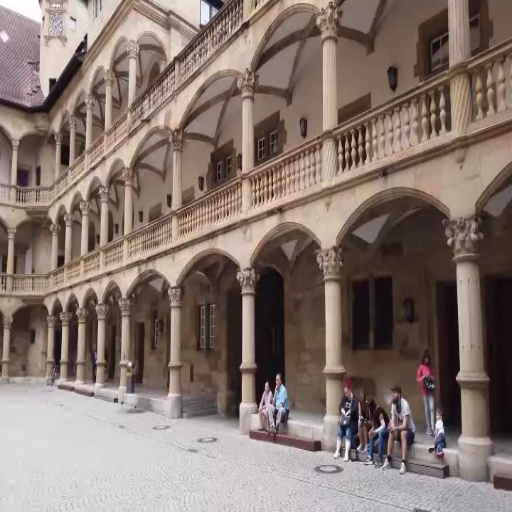
#> input picture dataset/image33.jpg, 512 x 512 px
$ python stitching3.py
#> lines starting #> are read from the running program, lines starting #| are printed output that depends on the picture
import cv2
import numpy as np
import matplotlib.pyplot as plt

# Load images
img1 = cv2.imread("dataset/image33.jpg")
#> img1 is the input picture: shape (512, 512, 3); mean B, G, R 109.9, 117.8, 133.6
img2 = cv2.imread("dataset/image44.jpg")
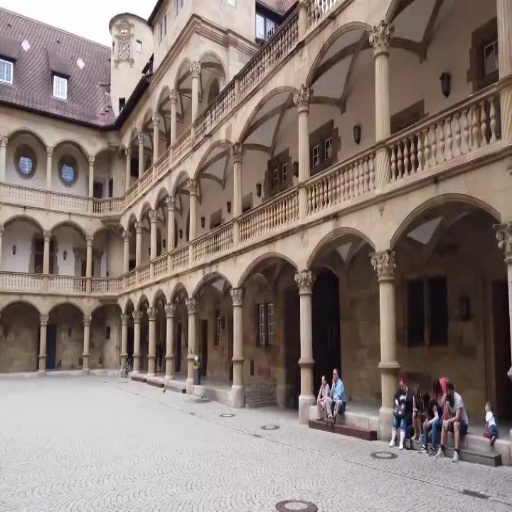
#> input picture dataset/image44.jpg, 512 x 512 px
#> img2 is the input picture: shape (512, 512, 3); mean B, G, R 114.7, 121.2, 135.5

# Convert to grayscale
gray1 = cv2.cvtColor(img1, cv2.COLOR_BGR2GRAY)
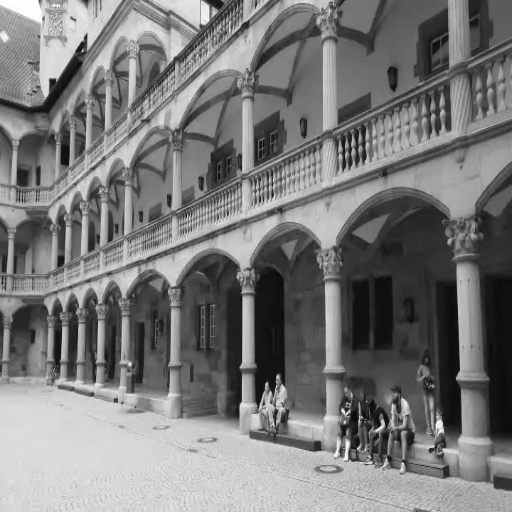
#> gray1: shape (512, 512); min 5, max 255, mean 121.6
gray2 = cv2.cvtColor(img2, cv2.COLOR_BGR2GRAY)
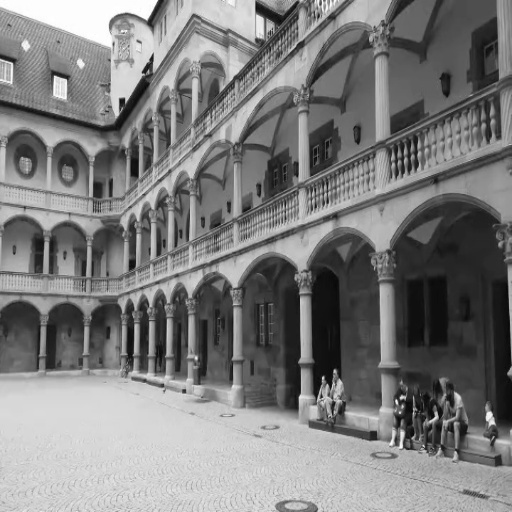
#> gray2: shape (512, 512); min 4, max 255, mean 124.7

# Create SIFT detector
sift = cv2.SIFT_create()

# Detect keypoints and descriptors
kp1, des1 = sift.detectAndCompute(gray1, None)
#> kp1 = 2107 keypoints; strongest (x, y, size): (266, 384, 2.4), (343, 410, 2.4), (278, 377, 2.7), (86, 37, 2.6)
kp2, des2 = sift.detectAndCompute(gray2, None)
#> kp2 = 2041 keypoints; strongest (x, y, size): (402, 397, 3), (489, 416, 6.3), (152, 59, 3.1), (122, 101, 4.1)

print("Image1 Keypoints:", len(kp1))
#| Image1 Keypoints: 2107
print("Image2 Keypoints:", len(kp2))
#| Image2 Keypoints: 2041

# ------------------------------
# BF MATCHER + KNN
# ------------------------------

bf = cv2.BFMatcher()

matches = bf.knnMatch(des1, des2, k=2)
#> matches = 2107 matches

# ------------------------------
# RATIO TEST
# ------------------------------

good_matches = []

for m, n in matches:
    if m.distance < 0.8 * n.distance:
        good_matches.append(m)
#> after the loop, good_matches = 896 matches

# ------------------------------
# DRAW MATCHES
# ------------------------------

matched_img = cv2.drawMatches(
    img1, kp1,
    img2, kp2,
    # good_matches[:50],   # show first 50 matches
    good_matches,
    None,
    flags=cv2.DrawMatchesFlags_NOT_DRAW_SINGLE_POINTS
)
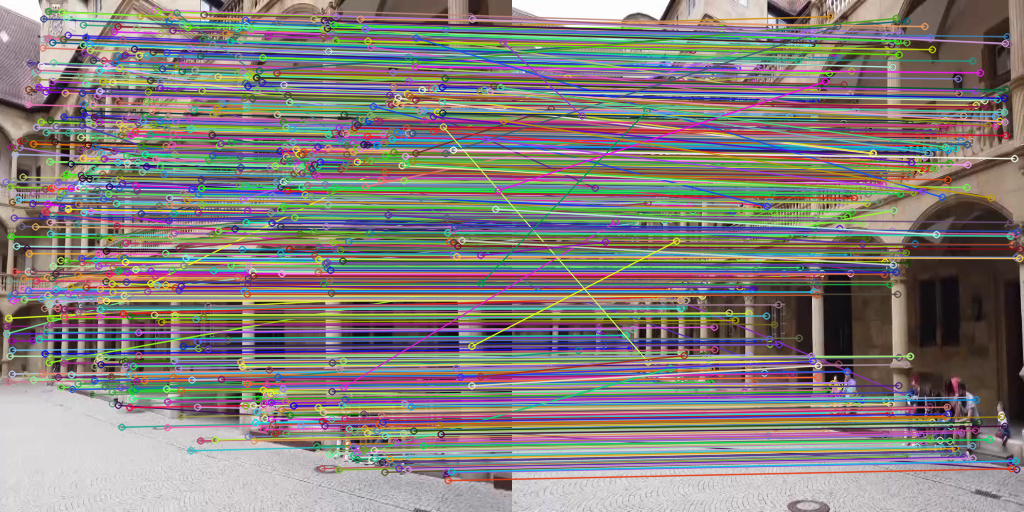
#> matched_img: shape (512, 1024, 3); mean B, G, R 124.7, 127.4, 133.5

plt.figure(figsize=(15,7))
plt.title("Feature Matching")
plt.imshow(cv2.cvtColor(matched_img, cv2.COLOR_BGR2RGB))
plt.axis("off")
plt.show()

print("Total Matches:", len(matches))
#| Total Matches: 2107
print("Good Matches after ratio test:", len(good_matches))
#| Good Matches after ratio test: 896

# -----------------------------------
# HOMOGRAPHY + RANSAC
# -----------------------------------

if len(good_matches) > 10:

    # Extract matched keypoints
    src_pts = np.float32(
        [kp1[m.queryIdx].pt for m in good_matches]
    ).reshape(-1,1,2)
#> src_pts = 896 rows, first 8: [4.91, 181], [5.54, 181.6], [5.75, 325.9], [6.27, 333.4], [6.27, 333.4], [7.86, 381.5], [8.2, 317.8], [8.86, 280.8]

    dst_pts = np.float32(
        [kp2[m.trainIdx].pt for m in good_matches]
    ).reshape(-1,1,2)
#> dst_pts = 896 rows, first 8: [84.05, 194.6], [84.05, 194.6], [85.6, 323.6], [86.3, 329.9], [91.16, 168.7], [88.26, 373.3], [302, 274], [88.01, 282]

    # Compute Homography using RANSAC
    H, mask = cv2.findHomography(src_pts, dst_pts, cv2.RANSAC, 5.0)
#> H = [[0.887, 0.0188, 73.53], [-0.0372, 0.914, 28.18], [-0.000122, 2.89e-05, 1]]; mask = 896 values, max 1 at index 0, min 0 at index 4, mean 0.815
    # Count inliers after RANSAC
    inliers = np.sum(mask)
#> inliers = 730

    print("Matches after RANSAC (inliers):", inliers)
#| Matches after RANSAC (inliers): 730
    print("Outliers removed:", len(good_matches) - inliers)
#| Outliers removed: 166.0

    print("Homography Matrix:\n", H)
#| Homography Matrix:
#|  [[ 8.86561448e-01  1.87952687e-02  7.35317848e+01]
#|  [-3.71974145e-02  9.14240764e-01  2.81812789e+01]
#|  [-1.22238974e-04  2.88613014e-05  1.00000000e+00]]


    #optional

    # Draw only inlier matches
    inlier_matches = [good_matches[i] for i in range(len(mask)) if mask[i]]
#> inlier_matches = 730 matches

    inlier_img = cv2.drawMatches(
        img1, kp1,
        img2, kp2,
        inlier_matches,
        None,
        flags=cv2.DrawMatchesFlags_NOT_DRAW_SINGLE_POINTS
    )
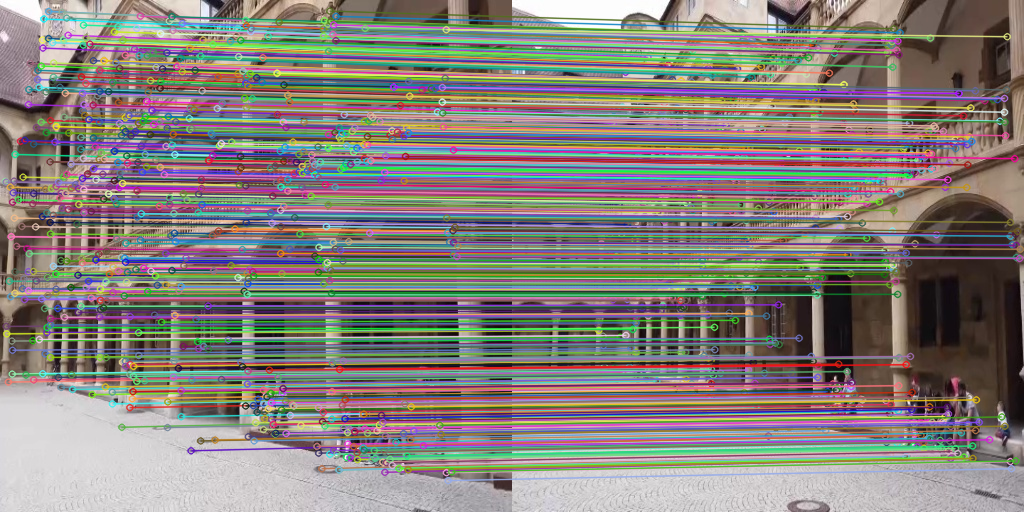
#> inlier_img: shape (512, 1024, 3); mean B, G, R 123.5, 128.1, 134.1

    plt.figure(figsize=(15,7))
    plt.title("Matches After RANSAC (Inliers)")
    plt.imshow(cv2.cvtColor(inlier_img, cv2.COLOR_BGR2RGB))
    plt.axis("off")
    plt.show()


    # -----------------------------------
    # WARP IMAGE (Correct panorama bounds)
    # -----------------------------------

    h1, w1 = img1.shape[:2]
#> h1 = 512; w1 = 512
    h2, w2 = img2.shape[:2]
#> h2 = 512; w2 = 512

    # Get corners of the images
    corners_img1 = np.float32([[0,0],[0,h1],[w1,h1],[w1,0]]).reshape(-1,1,2)
#> corners_img1 = [[0, 0], [0, 512], [512, 512], [512, 0]]
    corners_img2 = np.float32([[0,0],[0,h2],[w2,h2],[w2,0]]).reshape(-1,1,2)
#> corners_img2 = [[0, 0], [0, 512], [512, 512], [512, 0]]

    # Transform img1 corners using homography
    warped_corners_img1 = cv2.perspectiveTransform(corners_img1, H)
#> warped_corners_img1 = [[73.53, 28.18], [81.94, 489], [564, 501.2], [562.7, 9.75]]

    # Combine corners
    all_corners = np.concatenate((warped_corners_img1, corners_img2), axis=0)
#> all_corners = [[73.53, 28.18], [81.94, 489], [564, 501.2], [562.7, 9.75], [0, 0], [0, 512], [512, 512], [512, 0]]

    # Find min and max coordinates
    [xmin, ymin] = np.int32(all_corners.min(axis=0).ravel())
#> xmin = 0; ymin = 0
    [xmax, ymax] = np.int32(all_corners.max(axis=0).ravel())
#> xmax = 564; ymax = 512

    # Translation to avoid negative coordinates
    translation = [-xmin, -ymin]
#> translation = [0, 0]

    # Translation matrix
    T = np.array([
        [1,0,translation[0]],
        [0,1,translation[1]],
        [0,0,1]
    ])
#> T = [[1, 0, 0], [0, 1, 0], [0, 0, 1]]

    # Warp image1
    result = cv2.warpPerspective(img1, T @ H, (xmax-xmin, ymax-ymin))
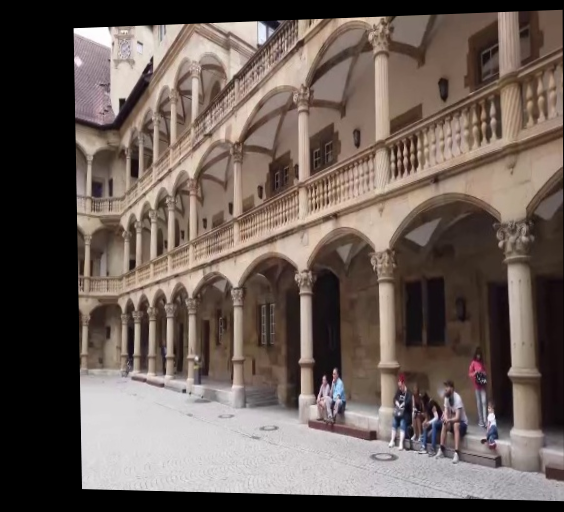
#> result: shape (512, 564, 3); mean B, G, R 86.9, 93.3, 106

    # Place image2 into panorama
    result[translation[1]:h2+translation[1],
           translation[0]:w2+translation[0]] = img2
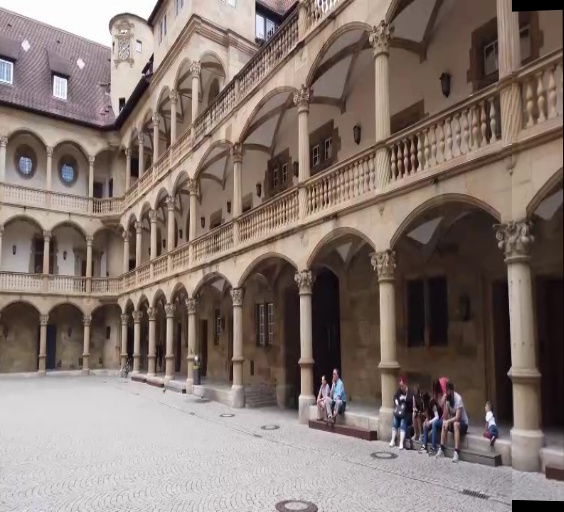
#> result: shape (512, 564, 3); mean B, G, R 111.3, 118, 132.4


    # Show stitched result
    plt.figure(figsize=(12,6))
    plt.title("Stitched Image")
    plt.imshow(cv2.cvtColor(result, cv2.COLOR_BGR2RGB))
    plt.axis("off")
    plt.show()

else:
    print("Not enough matches found!")
